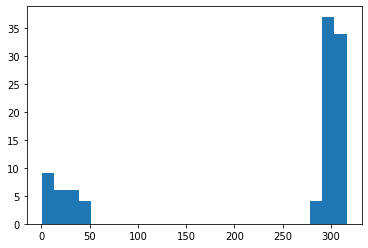

This figure's Python source:
from numpy import random
import matplotlib.pyplot as plt






def simulate():
    bank = 255
    bet = 1
    wheel = []
    
    for n in range(18):
        wheel.append("red")
    for n in range (18):
        wheel.append("black")
    wheel.append("Green")
    wheel.append("Green")
    for n in range (100):
        spin = random.randint(0,38)
        if wheel[spin] == "red" or wheel[spin] == "Green":
            bank = bank - bet
            bet = bet * 2
        if wheel[spin] == "black":
            bank += bet
            bet = 1
        if bank < bet:
           return bank
        
    return bank
data = []
for n in range(100):
    data.append(simulate())

print (data)
plt.figure()
plt.hist(data, 25)
